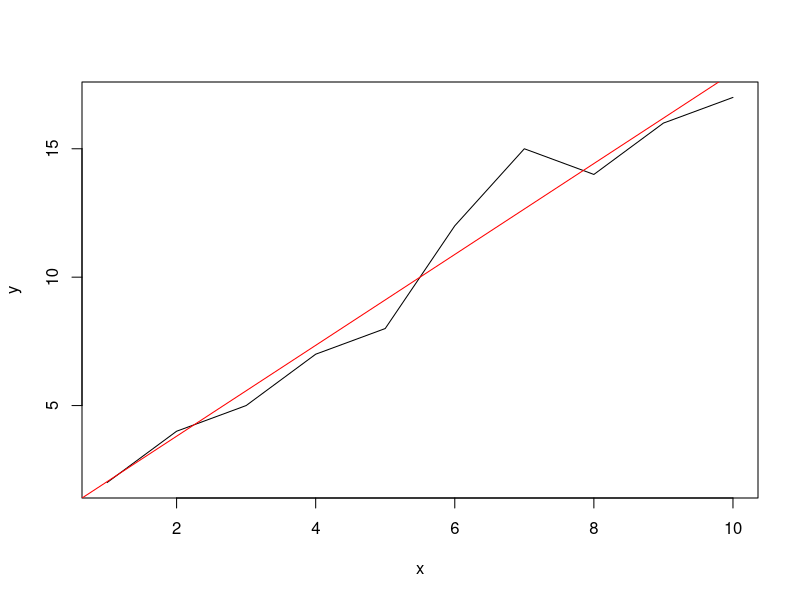

This chart was generated by the following R code:
## ---- chunk 1
x <- c(1,2,3,4,5,6,7,8,9,10); y <- c(2,4,5,7,8,12,15,14,16,17)
plot(x, y, xlab = "x", ylab = "y", type = "l"); abline(lm(y~x), col="red")
